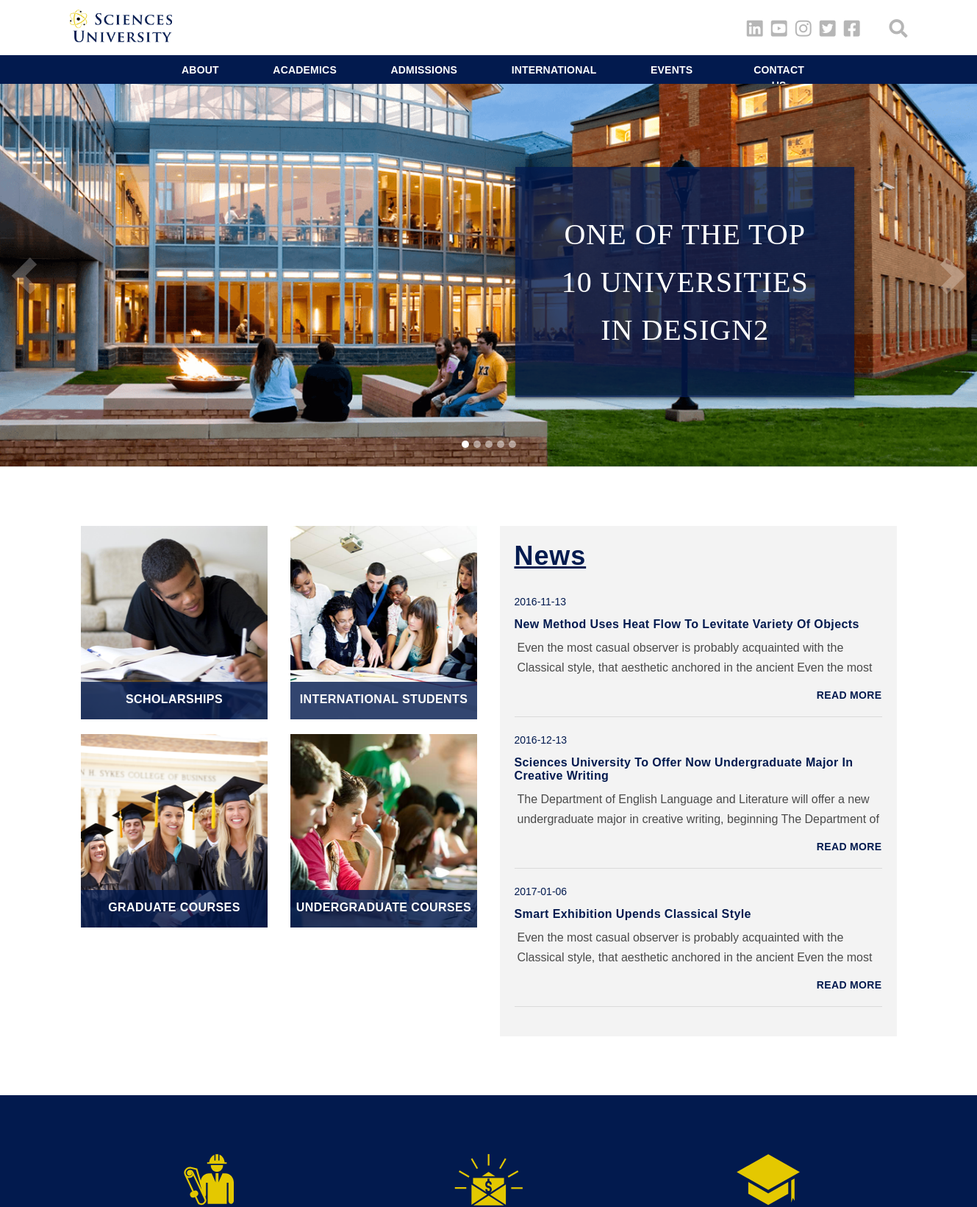
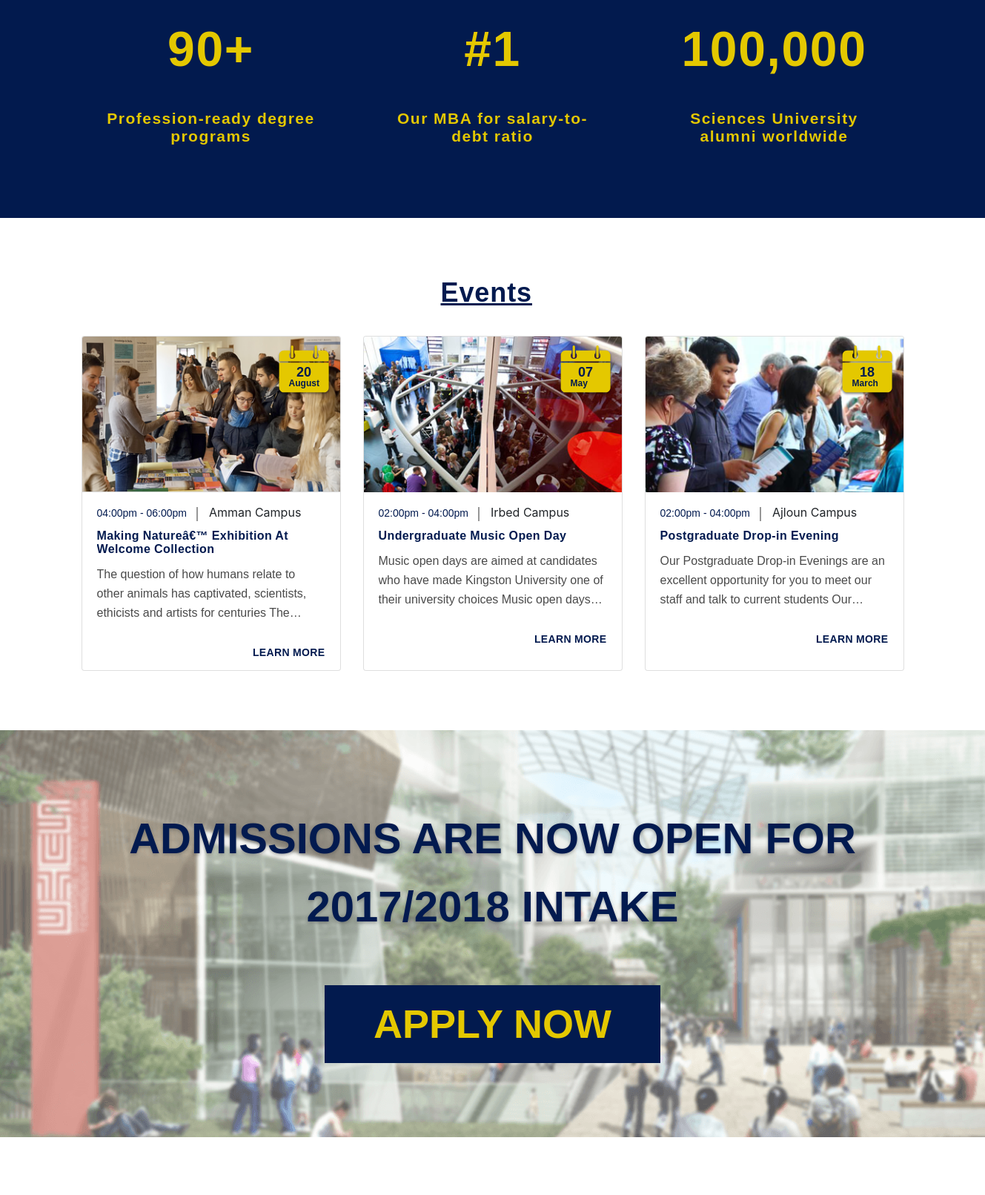
Screenshot of /html_pages/index.php (upper part) with the database file from the repository (2 pictures, top to bottom).
### tables this page shows
CREATE TABLE `logo` (
  `id` int(11) NOT NULL,
  `admin_id` int(11) NOT NULL,
  `logo_image` text NOT NULL,
  `alt_image` varchar(255) NOT NULL,
  `created_at` timestamp NOT NULL DEFAULT CURRENT_TIMESTAMP,
  `updated_at` timestamp NOT NULL DEFAULT CURRENT_TIMESTAMP
);

CREATE TABLE `menu_link` (
  `id` int(11) NOT NULL,
  `parent_id` int(11) DEFAULT '1',
  `admin_id` int(11) NOT NULL,
  `title` varchar(60) NOT NULL,
  `path` text,
  `type` enum('header','footer') DEFAULT NULL,
  `body` text,
  `created_at` timestamp NOT NULL DEFAULT CURRENT_TIMESTAMP,
  `updated_at` timestamp NOT NULL DEFAULT CURRENT_TIMESTAMP
);

CREATE TABLE `slider` (
  `id` int(11) NOT NULL,
  `admin_id` int(11) NOT NULL,
  `media_id` int(11) NOT NULL,
  `body` varchar(42) NOT NULL,
  `rank` int(10) NOT NULL,
  `activity` enum('active','not-active') DEFAULT 'active',
  `created_at` timestamp NOT NULL DEFAULT CURRENT_TIMESTAMP,
  `updated_at` timestamp NOT NULL DEFAULT CURRENT_TIMESTAMP
);

CREATE TABLE `media` (
  `id` int(11) NOT NULL,
  `title` varchar(100) DEFAULT NULL,
  `path` text NOT NULL,
  `alt_image` varchar(100) DEFAULT NULL,
  `created_at` timestamp NOT NULL DEFAULT CURRENT_TIMESTAMP,
  `uptaded_at` timestamp NOT NULL DEFAULT CURRENT_TIMESTAMP
);

CREATE TABLE `course` (
  `id` int(11) NOT NULL,
  `admin_id` int(11) NOT NULL,
  `media_id` int(11) NOT NULL,
  `title` varchar(100) NOT NULL,
  `body` text NOT NULL,
  `created_at` timestamp NOT NULL DEFAULT CURRENT_TIMESTAMP,
  `updated_at` timestamp NOT NULL DEFAULT CURRENT_TIMESTAMP
);

CREATE TABLE `news` (
  `id` int(11) NOT NULL,
  `admin_id` int(11) NOT NULL,
  `title` varchar(255) NOT NULL,
  `body` text NOT NULL,
  `published` date NOT NULL,
  `created_at` timestamp NOT NULL DEFAULT CURRENT_TIMESTAMP,
  `updated_at` timestamp NOT NULL DEFAULT CURRENT_TIMESTAMP
);

CREATE TABLE `achievement` (
  `id` int(11) NOT NULL,
  `admin_id` int(11) NOT NULL,
  `media_id` int(11) NOT NULL,
  `number` varchar(11) NOT NULL,
  `body` varchar(100) NOT NULL,
  `created_at` timestamp NOT NULL DEFAULT CURRENT_TIMESTAMP,
  `updated_at` timestamp NOT NULL DEFAULT CURRENT_TIMESTAMP
);

CREATE TABLE `event` (
  `id` int(11) NOT NULL,
  `admin_id` int(11) NOT NULL,
  `media_id` int(11) NOT NULL,
  `title` varchar(255) NOT NULL,
  `body` text NOT NULL,
  `start_event_time` time NOT NULL,
  `end_event_time` time NOT NULL,
  `date` date NOT NULL,
  `start_day_date` smallint(2) DEFAULT NULL,
  `end_day_date` smallint(2) DEFAULT NULL,
  `month_date` varchar(16) DEFAULT NULL,
  `event_location` varchar(255) NOT NULL,
  `created_at` timestamp NOT NULL DEFAULT CURRENT_TIMESTAMP,
  `updated_at` timestamp NOT NULL DEFAULT CURRENT_TIMESTAMP
);

### html_pages/index.php (the view, shortened to what the rows shown need)
<?php
include('public_header.php');
include('../entity/slider.php');
include('../entity/course.php');
include('../entity/news.php');
include('../entity/achi.php');
include('../entity/event.php');
$slider = new Slider();
$course = new Course();
$news   = new News();
$achi   = new Achi();
$event  = new Event();
?>
    <main>
      <div id="carouselExampleIndicators" class="carousel slide" data-ride="carousel">
        <ol class="carousel-indicators">
        <li data-target="#carouselExampleIndicators" data-slide-to="0" class="active circ"></li>
        <?php $count = 1 ?>
        <?php foreach($slider->getSliderPublic() as $gSlider): ?>
        <?php if($count == count($slider->getSlider())) break; ?>
          <li data-target="#carouselExampleIndicators" data-slide-to="<?= $count++ ?>" class="circ"></li>
          <?php endforeach; ?>
        </ol>
        <div class="carousel-inner">
        <?php $count = 0 ?>
      <?php foreach($slider->getSliderPublic() as $gSlider): ?>
        <div class="carousel-item <?= $count++ == 1 ? 'active' : '' ?> container-img" id="carouselExampleIndicators" >
          <img src="<?php echo $gSlider['path'] ?>" style="max-width: 1908px; max-height:748.6px; " class="d-block w-100" class="d-block w-100" alt="<?php echo $gSlider['alt_image'] ?>">
          <div class="inside-hero"><p title="<?php echo $gSlider['title'] ?>"><?php echo $gSlider['body'] ?></p></div>
        </div>
        <?php endforeach; ?>
        </div>
      </div>
      <div class="container">
        <div class="news-images-section">
          <div class="row">
            <div class="col-lg-6">
              <div class="row first-row-img">
                  <?php
                  $count = 0;
                    foreach($course->getCoursePublic() as $courseF) {
                  ?>
                  <div class="col-md-6">
                    <div class="title-and-img news-img1 text-center">
                      <div class="news-sm">
                        <a href=<?php echo "courses.php?id={$courseF['id']}" ?> > <img src="<?php echo $courseF['path'] ?>" style="max-width: 254.5px; max-height:263px; " id="newsImage<?php echo $count ?>" class="news-images" alt="<?php echo $courseF['alt_image'] ?> "/></a>
                        <div class="title-for-img" id="newsimg<?php echo $count ?>"><a href=<?php echo "courses.php?id={$courseF['id']}" ?> > <?php echo $courseF['title'] ?></a></div>
                      </div>
                    </div>
                  </div>
                  <?php
                  $count++;
                   }
                   ?>
              </div>
            </div>
            <div class="col-lg-6 news-section">
              <div class="news">
                <a href="news.php" class="for-events-news-word"><h2 class="news-word main-titles">News</h2></a>
                <?php
                  foreach($news->getNewsPublic() as $new) {
                    $x = strtotime($new['published']);
                ?>
                <p class="date"><?php echo date("Y-m-d", $x)?></p>
                <a href=<?php echo "news_pages.php?id={$new['id']}" ?>><p class="sub-titles"><?php echo $new['title'] ?></p></a>
                <p class="paragraph"><?php echo $new['body'] ?></p>
                <div class="section-buttons">
                  <a href=<?php echo "news_pages.php?id={$new['id']}" ?>><button class="float-right section-buttons">read more</button></a>
                </div>
                <hr>
                <?php
                  }
                ?>
              </div>
            </div>
          </div>
        </div>
      </div>
      <div class="records">
        <div class="container">
          <div class="cont-records">
            <div class="row text-center">
              <?php
                 foreach($achi->getAchiPublic() as $ach) {
              ?>
              <div class="col-lg-4">
                <div>
                  <img src="<?php echo $ach['path'] ?>" style="max-width: 100px; max-height:100px; "/>
                  <div class="number-records" id="nine"><?php echo $ach['number'] ?></div>
                  <div class="records-sentence">
                    <h3><?php echo $ach['body'] ?></h3>
                  </div>
                </div>
              </div>
              <?php
                 }
              ?>
            </div>
          </div>
        </div>
      </div>
      <a href="events.php" class="for-events-news-word"><h2 class="events-word main-titles">Events</h2></a>
      <div class="events-container">
        <div class="container">
          <div class="card-deck">
            <?php
              foreach($event->getEventPublic() as $gEvent) {
                                                $st = strtotime($gEvent['start_event_time']);
                                                $st1 = date("h:ia" , $st);
                                                $et = strtotime($gEvent['end_event_time']);
                                                $et1 = date("h:ia" , $et);
                                                $date = strtotime($gEvent['date']);
                                                $day = date("d" , $date);
                                                $month = date("m" , $date);
                                                $monthName = date("F", mktime(0, 0, 0, $month, 10));
            ?>
            <div class="card">
              <img src="<?php echo $gEvent['path'] ?>" style="max-width: 348px; max-height:211; min-height:153px; " class="card-img-top" alt="Postgraduate Drop-in Evening Ajloun Event">
              <div class="events-date">
                <img src="img/events-date.svg"/>
                <div class="number-date"><?php echo $day; ?></div>
                <div class="month-date"><?php echo $monthName; ?></div>
              </div>
              <div class="card-body">
                <span class="events-header"><?php echo $st1 . " - " . $et1; ?></span><span><?php echo $gEvent['event_location'] ?></span>
                <a href=<?php echo "event_page.php?id={$gEvent['id']}" ?>><h5 class="card-title sub-titles"><?php echo $gEvent['title'] ?></h5></a>
                <p class="card-text events-desc"><?php echo $gEvent['body'] ?></p>
                <a href=<?php echo "event_page.php?id={$gEvent['id']}" ?>><button class="section-buttons float-right">learn more</button></a>
              </div>
            </div>
            <?php
              }
            ?>
          </div>
        </div>
      </div>
    </main>
<?php
include('public_footer.php');
?>

### html_pages/public_header.php (shortened to what the rows shown need)
<?php
include('../entity/menu.php');
include('../entity/logo.php');
$menu = new Menu();
$logo = new Logo();
$gLogo = $logo->getLogo();
?>
<!DOCTYPE html>
<html lang="en">
  <head>
      <link rel="stylesheet" href="https://pro.fontawesome.com/releases/v5.10.0/css/all.css"/>
      <link rel="stylesheet" href="style/header.css" />
      <link rel="stylesheet" href="style/index.css" />
      <link rel="stylesheet" href="style/titles.css" />
      <link rel="stylesheet" href="style/buttons.css" />
      <link rel="stylesheet" href="style/footer.css" />
      <link rel="stylesheet" href="bootstrap-4.6.0-dist/css/bootstrap.min.css"/>
  </head>
  <body>
    <header>
      <div class="header">
        <div class="container">
          <div class="row">
            <div class="col-2 logo-row">
              <a href="index.php"><img src="<?php echo $gLogo[0]['logo_image']; ?>" alt="<?php echo $gLogo[0]['alt_image']; ?>" class="logo" title="Sciences University"/></a>
            </div>
          </div>
        </div>
      </div>
    <div class="cont-bk">
      <div class="container navbar-container">
        <div class="row">
          <div class="col-11">
            <nav class="navbar navbar-expand-lg navbar-light navbar-grid">
              <div class="container-fluid content-nav navbar-section">
                <div class="collapse navbar-collapse navbar-section1" id="navbarNav">
                  <ul class="navbar-nav">
                  <?php
                        foreach($menu->getMenuHeaderPublic() as $gMenuH){
                      ?>
                    <li class="nav-item active About">
                      <a class="nav-link" aria-current="page" href="inner_page.php?id=<?php echo $gMenuH['id'] ?>" style="letter-spacing: 0.2px;"><?php echo $gMenuH['title'] ?></a>
                    </li>
                    <?php
                        }
                    ?>
                  </ul>
                </div>
              </div>
            </nav>
          </div>
        </div>
      </div>
    </div>
    </header>

### rows the page displays
logo: logo_image (picture)
menu_link: title "ABOUT"
menu_link: title "ACADEMICS"
menu_link: title "ADMISSIONS"
menu_link: title "INTERNATIONAL"
menu_link: title "EVENTS"
menu_link: title "CONTACT…"
slider: media.path (picture), body "ONE OF THE TOP 10 UNIVERSITIES IN DESIGN2"
course: media.path (picture), title "SCHOLARSHIPS"
course: media.path (picture), title "INTERNATIONAL STUDENTS"
course: media.path (picture), title "GRADUATE COURSES"
course: media.path (picture), title "UNDERGRADUATE COURSES"
news: published "2016-11-13", title "New Method Uses Heat Flow To Levitate Variety Of Objects", body "Even the most casual observer is probably acquainted with the Classical style, that aesthetic anchored in the ancient Even the most…"
news: published "2016-12-13", title "Sciences University To Offer Now Undergraduate Major In Creative Writing", body "The Department of English Language and Literature will offer a new undergraduate major in creative writing, beginning The Department of…"
news: published "2017-01-06", title "Smart Exhibition Upends Classical Style", body "Even the most casual observer is probably acquainted with the Classical style, that aesthetic anchored in the ancient Even the most…"
achievement: media.path (picture), number "90+", body "Profession-ready degree programs"
achievement: media.path (picture), number "#1", body "Our MBA for salary-to-debt ratio"
achievement: media.path (picture), number "100,000", body "Sciences University alumni worldwide"
event: media.path (picture), date "20", date "August", start_event_time "04:00pm", end_event_time "06:00pm", event_location "Amman Campus", title "Making Natureâ€™ Exhibition At Welcome Collection", body "The question of how humans relate to other animals has captivated, scientists, ethicists and artists for centuries…"
event: media.path (picture), date "07", date "May", start_event_time "02:00pm", end_event_time "04:00pm", event_location "Irbed Campus", title "Undergraduate Music Open Day", body "Music open days are aimed at candidates who have made Kingston University one of their university choices Music open…"
event: media.path (picture), date "18", date "March", start_event_time "02:00pm", end_event_time "04:00pm", event_location "Ajloun Campus", title "Postgraduate Drop-in Evening", body "Our Postgraduate Drop-in Evenings are an excellent opportunity for you to meet our staff and talk to current students…"
